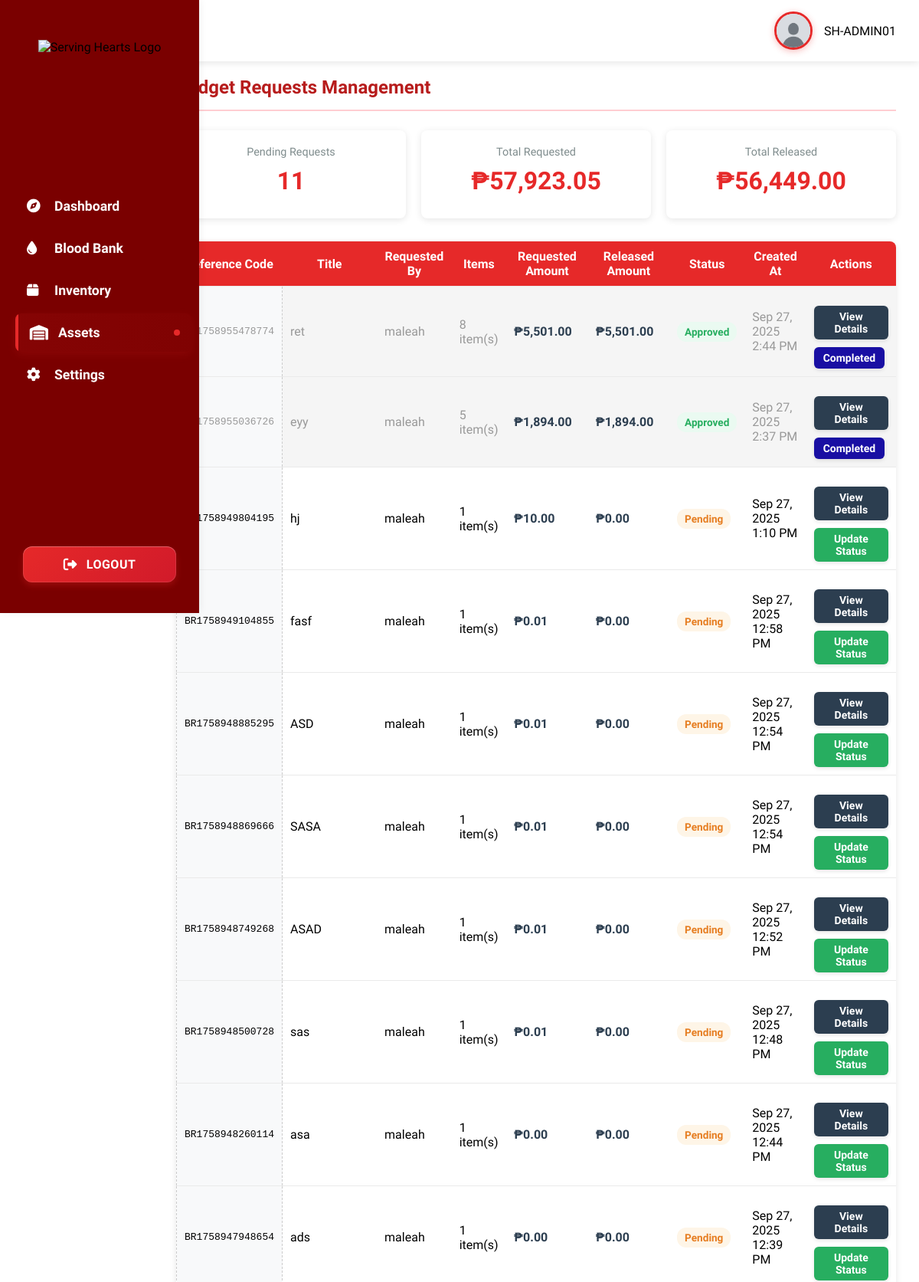
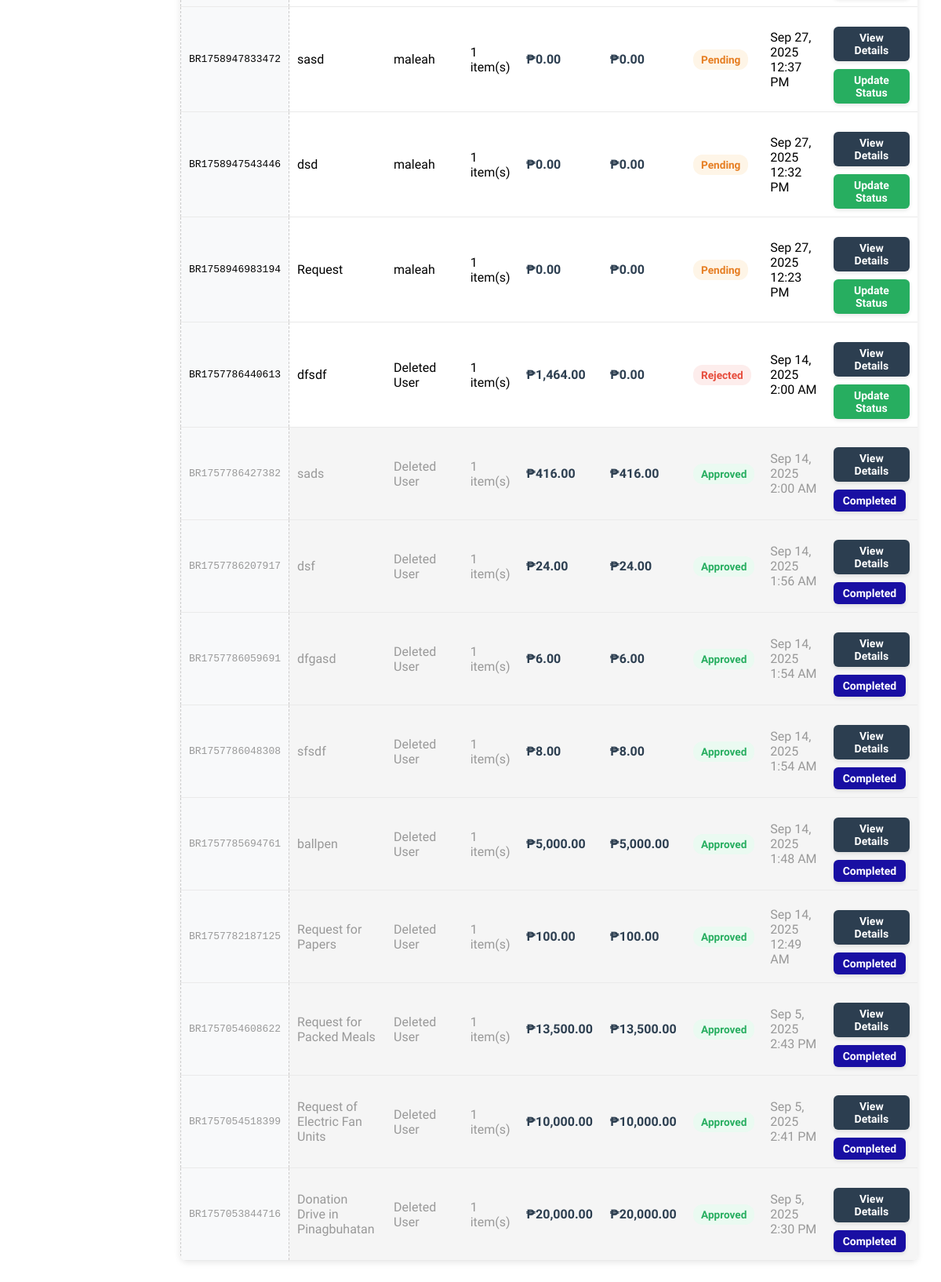
The app's page /ADMIN/ASSETS/index.php (signed in) with its own data (2 pictures, top to bottom).
### tables this page shows
CREATE TABLE `users` (
  `id` int(11) NOT NULL AUTO_INCREMENT,
  `username` varchar(50) NOT NULL,
  `email` varchar(255) DEFAULT NULL,
  `phone_number` varchar(20) DEFAULT NULL,
  `messenger` varchar(100) DEFAULT NULL,
  `password` varchar(255) NOT NULL,
  `role` enum('admin','user') DEFAULT 'admin',
  `created_at` timestamp NOT NULL DEFAULT current_timestamp(),
  PRIMARY KEY (`id`),
  UNIQUE KEY `username` (`username`)
);

CREATE TABLE `budget_requests` (
  `request_id` int(11) NOT NULL AUTO_INCREMENT,
  `user_id` int(11) NOT NULL,
  `title` varchar(255) NOT NULL,
  `description` text DEFAULT NULL,
  `amount` decimal(12,2) NOT NULL,
  `status` enum('pending','approved','rejected','cancelled') DEFAULT 'pending',
  `approved_by` int(11) DEFAULT NULL,
  `approval_date` datetime DEFAULT NULL,
  `reference_code` varchar(50) DEFAULT NULL,
  `created_at` datetime DEFAULT current_timestamp(),
  `updated_at` datetime DEFAULT current_timestamp() ON UPDATE current_timestamp(),
  `remarks` varchar(255) NOT NULL,
  PRIMARY KEY (`request_id`),
  UNIQUE KEY `reference_code` (`reference_code`),
  KEY `user_id` (`user_id`),
  KEY `approved_by` (`approved_by`)
);

### ADMIN/ASSETS/index.php (the view, shortened to what this page needs)
<?php
function e($value) {
    return htmlspecialchars($value ?? '', ENT_QUOTES, 'UTF-8');
}
include('../testsidebar.php');
include('../../config/db.php');
$requests = [];
$stmt = $conn->prepare("
    SELECT br.*, u.username, u.email,
           (SELECT COUNT(*)
            FROM budget_request_items bri
            WHERE bri.request_id = br.request_id) as item_count,
           (SELECT released_amount
            FROM budget_transactions bt
            WHERE bt.request_id = br.request_id
            LIMIT 1) as released_amount
    FROM budget_requests br
    LEFT JOIN users u ON br.user_id = u.id
    ORDER BY br.created_at DESC
");
if ($stmt) {
    $stmt->execute();
    $result = $stmt->get_result();
    while ($request = $result->fetch_assoc()) {
        $itemStmt = $conn->prepare("
            SELECT *
            FROM budget_request_items
            WHERE request_id = ?
        ");
        if ($itemStmt) {
            $itemStmt->bind_param("i", $request['request_id']);
            $itemStmt->execute();
            $itemResult = $itemStmt->get_result();
            $request['items'] = $itemResult->fetch_all(MYSQLI_ASSOC);
        }
        $transactionStmt = $conn->prepare("
            SELECT *
            FROM budget_transactions
            WHERE request_id = ?
        ");
        if ($transactionStmt) {
            $transactionStmt->bind_param("i", $request['request_id']);
            $transactionStmt->execute();
            $transactionResult = $transactionStmt->get_result();
            $request['transaction'] = $transactionResult->fetch_assoc();
        }
        $requests[] = $request;
    }
}
?>
<!DOCTYPE html>
<html lang="en">
<head>
</head>
<body>
    <div class="main-content">
        <div class="page-header">
            <h2 class="page-title">Budget Requests Management</h2>
        </div>
        <div class="stats-container">
            <?php
            $pending_count = 0;
            $total_amount = 0;
            $released_amount = 0;
            foreach ($requests as $req) {
                if ($req['status'] === 'pending') $pending_count++;
                $total_amount += $req['amount'] ?? 0;
                $released_amount += $req['released_amount'] ?? 0;
            }
            ?>
            <div class="stat-card">
                <div class="stat-label">Pending Requests</div>
                <div class="stat-number"><?= $pending_count ?></div>
            </div>
            <div class="stat-card">
                <div class="stat-label">Total Requested</div>
                <div class="stat-number">₱<?= number_format($total_amount, 2) ?></div>
            </div>
            <div class="stat-card">
                <div class="stat-label">Total Released</div>
                <div class="stat-number">₱<?= number_format($released_amount, 2) ?></div>
            </div>
        </div>
        <table class="requests-table">
            <thead>
                <tr>
                    <th>Reference Code</th>
                    <th>Title</th>
                    <th>Requested By</th>
                    <th>Items</th>
                    <th>Requested Amount</th>
                    <th>Released Amount</th>
                    <th>Status</th>
                    <th>Created At</th>
                    <th>Actions</th>
                </tr>
            </thead>
            <tbody>
                <?php if (!empty($requests)): ?>
                    <?php foreach ($requests as $req): ?>
                        <tr class="<?= $req['status'] === 'approved' ? 'approved-row' : '' ?>">
                            <td class="reference-code"><?= e($req['reference_code'] ?? 'N/A') ?></td>
                            <td><?= e($req['title']) ?></td>
                            <td><?= e($req['full_name'] ?? $req['username'] ?? 'Deleted User') ?></td>
                            <td><?= $req['item_count'] ?> item(s)</td>
                            <td class="amount-cell">₱<?= number_format($req['amount'] ?? 0, 2) ?></td>
                            <td class="amount-cell">₱<?= number_format($req['released_amount'] ?? 0, 2) ?></td>
                            <td><span class="status-<?= $req['status'] ?>"><?= ucfirst($req['status']) ?></span></td>
                            <td><?= date('M j, Y g:i A', strtotime($req['created_at'])) ?></td>
                            <td>
                                <div class="action-buttons">
                                    <button class="btn btn-info btn-sm" onclick="openDetailsModal(<?= $req['request_id'] ?>)">View Details</button>
                                    <?php if ($req['status'] !== 'approved'): ?>
                                        <button class="btn btn-success btn-sm" onclick="openStatusModal(<?= $req['request_id'] ?>, '<?= $req['status'] ?>', <?= $req['amount'] ?? 0 ?>)">Update Status</button>
                                    <?php else: ?>
                                        <button class="btn btn-disabled btn-sm" disabled>Completed</button>
                                    <?php endif; ?>
                                </div>
                            </td>
                        </tr>
                    <?php endforeach; ?>
                <?php else: ?>
                    <tr>
                        <td colspan="9" class="no-requests">No budget requests found.</td>
                    </tr>
                <?php endif; ?>
            </tbody>
        </table>
    </div>
</body>
</body>
</html>

### ADMIN/testsidebar.php (shortened to what this page needs)
<?php
require_once __DIR__ . "/../config/db.php";
$user_id = $_SESSION['user_id'] ?? null;
$username = "Guest";
$avatar = BASE_URL . "/files/default-avatar.jpg";
if ($user_id) {
    $sql = "SELECT username FROM users WHERE id = ?";
    $stmt = $conn->prepare($sql);
    $stmt->bind_param("i", $user_id);
    $stmt->execute();
    $result = $stmt->get_result();
    if ($row = $result->fetch_assoc()) {
        $username = htmlspecialchars($row['username']);
    }
}
$role = isset($_SESSION['role']) ? strtolower($_SESSION['role']) : 'user';
$currentPath = $_SERVER['REQUEST_URI'];
$activeItem = '';
if (strpos($currentPath, 'INVENTORY') !== false) {
    $activeItem = 'inventory';
} elseif (strpos($currentPath, 'THINGS') !== false) {
    $activeItem = 'things';
} elseif (strpos($currentPath, 'ASSETS') !== false) {
    $activeItem = 'assets';
} elseif (strpos($currentPath, 'SETTINGS') !== false) {
    $activeItem = 'settings';
} else {
    $activeItem = 'dashboard';
}
$basePath = ($role === 'admin') ? BASE_URL . "/ADMIN" : BASE_URL . "/USER";
?>
<!DOCTYPE html>
<html lang="en">
<head>
    <link rel="stylesheet" href="https://cdnjs.cloudflare.com/ajax/libs/font-awesome/6.4.2/css/all.min.css">
</head>
<body>
    <header class="header-container">
        <div class="header-title">
        </div>
        <div class="profile-dropdown">
            <img src="<?= $avatar ?>" alt="Profile Picture">
            <span><?= $username ?></span>
        </div>
    </header>
    <aside class="sidebar" id="sidebar">
        <div class="logo">
            <img src="/servinghearts/images/shlogo.png" alt="Serving Hearts Logo">
        </div>
        <nav class="main-nav">
            <ul>
                <li>
                    <a href="<?php echo $basePath; ?>/index.php" class="<?php echo $activeItem === 'dashboard' ? 'active' : ''; ?>">
                        <i class="fa-solid fa-compass"></i> Dashboard
                    </a>
                </li>
                <li>
                    <a href="<?php echo $basePath; ?>/INVENTORY/index.php" class="<?php echo $activeItem === 'inventory' ? 'active' : ''; ?>">
                        <i class="fa-solid fa-droplet"></i> Blood Bank
                    </a>
                </li>
                <li>
                    <a href="<?php echo $basePath; ?>/THINGS/index.php" class="<?php echo $activeItem === 'things' ? 'active' : ''; ?>">
                        <i class="fa-solid fa-box"></i> Inventory
                    </a>
                </li>
                <li>
                    <a href="<?php echo $basePath; ?>/ASSETS/index.php" class="<?php echo $activeItem === 'assets' ? 'active' : ''; ?>">
                        <i class="fa-solid fa-warehouse"></i> Assets
                    </a>
                </li>
                <li>
                    <a href="<?php echo $basePath; ?>/SETTINGS/index.php" class="<?php echo $activeItem === 'settings' ? 'active' : ''; ?>">
                        <i class="fas fa-cog"></i> Settings
                    </a>
                </li>
            </ul>
            <div class="logout-container">
                <button class="logout-btn" id="logoutBtn">
                    <i class="fas fa-sign-out-alt"></i> Logout
                </button>
            </div>
        </nav>
    </aside>
</body>
</html>

### ADMIN/testsidebar.php (style rules this page uses)
* { margin: 0; padding: 0; box-sizing: border-box; font-family: "Nunito Sans", sans-serif; }
body { display: flex; background-color: #f8f9fa; margin: 0; padding-top: 80px; padding-left: 280px; min-height: 100vh; }
.header-container { width: 100%; background-color: #fff; color: black; position: fixed; top: 0; left: 0; z-index: 100; display: flex; justify-content: space-between; align-items: center; padding: 15px 30px; box-shadow: 0 2px 10px rgba(0, 0, 0, 0.1); height: 80px; }
.header-title { font-size: 1.5rem; font-weight: 700; color: #333; display: flex; align-items: center; gap: 10px; }
.profile-dropdown { display: flex; align-items: center; gap: 15px; cursor: pointer; position: relative; }
.profile-dropdown img { width: 50px; height: 50px; border-radius: 50%; object-fit: cover; border: 3px solid #e62929; box-shadow: 0 2px 8px rgba(230, 41, 41, 0.3); transition: all 0.3s ease; }
.sidebar { width: 260px; background: #7a0000ff; position: fixed; top: 0; left: 0; height: 100vh; padding: 20px 0; transition: all 0.3s ease; display: flex; flex-direction: column; align-items: center; z-index: 1000; overflow-y: auto; padding-top: 90px; box-shadow: 2px 0 10px rgba(0, 0, 0, 0.05); }
.logo { padding: 2rem; margin-bottom: 20px; margin-top: -70px; display: flex; justify-content: center; }
.logo img { height: 140px; width: auto; transition: transform 0.3s ease; }
.main-nav { width: 100%; flex-grow: 1; display: flex; flex-direction: column; }
.main-nav ul { list-style: none; display: flex; flex-direction: column; gap: 5px; padding: 0 15px; align-items: center; }
.main-nav li { width: 100%; display: flex; justify-content: center; }
.main-nav a { text-decoration: none; color: #fff; font-weight: 600; font-size: 1.1rem; position: relative; padding: 15px 20px; transition: all 0.3s ease; display: flex; align-items: center; width: 100%; max-width: 240px; justify-content: flex-start; border-radius: 8px; overflow: hidden; }
.main-nav a i { width: 24px; margin-right: 12px; color: #fff; transition: all 0.3s ease; }
.main-nav a::before { content: ''; position: absolute; left: 0; top: 0; height: 100%; width: 4px; background-color: #e62929; opacity: 0; transition: opacity 0.3s ease; }
.main-nav a.active { color: #fff; background: linear-gradient(to right, rgba(230, 41, 41, 0.1), rgba(230, 41, 41, 0.05)); box-shadow: 0 4px 12px rgba(230, 41, 41, 0.15); transform: translateX(5px); }
.main-nav a.active i { color: #fff; transform: scale(1.1); }
.main-nav a.active::before { opacity: 1; }
.main-nav a.active::after { content: ''; position: absolute; right: 15px; width: 8px; height: 8px; border-radius: 50%; background-color: #e62929; animation: pulse 1.5s infinite; }
.logout-container { margin-top: auto; padding: 20px; width: 100%; display: flex; justify-content: center; }
.logout-btn { background: linear-gradient(135deg, #e62929 0%, #d11a2a 100%); color: white; border: none; padding: 14px 24px; border-radius: 12px; font-weight: 600; font-size: 1rem; cursor: pointer; transition: all 0.3s cubic-bezier(0.25, 0.8, 0.25, 1); display: flex; align-items: center; justify-content: center; width: 100%; max-width: 200px; box-shadow: 0 4px 8px rgba(230, 41, 41, 0.3), 0 0 0 1px rgba(255, 255, 255, 0.1) inset, 0 1px 0 rgba(255, 255, 255, 0.2) inset; position: relative; overflow: hidden; letter-spacing: 0.5px; text-transform: uppercase; }
.logout-btn::before { content: ''; position: absolute; top: 0; left: -100%; width: 100%; height: 100%; background: linear-gradient(90deg, transparent, rgba(255, 255, 255, 0.2), transparent); transition: left 0.7s cubic-bezier(0.25, 0.8, 0.25, 1); }
.logout-btn i { margin-right: 12px; transition: transform 0.3s ease; font-size: 1.1rem; }
.logout-btn { animation: subtlePulse 3s infinite; }
.main-content { flex: 1; padding: 20px; margin-left: 0; }

### records on screen
users: username "SH-ADMIN01"
budget_requests: reference_code "BR1758955478774", title "ret", user.username "maleah", item_count "8", amount "5,501.00", released_amount "5,501.00", status "Approved", created_at "Sep 27, 2025 2:44 PM", shows "Completed"
budget_requests: reference_code "BR1758955036726", title "eyy", user.username "maleah", item_count "5", amount "1,894.00", released_amount "1,894.00", status "Approved", created_at "Sep 27, 2025 2:37 PM", shows "Completed"
budget_requests: reference_code "BR1758949804195", title "hj", user.username "maleah", item_count "1", amount "10.00", released_amount "0.00", status "Pending", created_at "Sep 27, 2025 1:10 PM"
budget_requests: reference_code "BR1758949104855", title "fasf", user.username "maleah", item_count "1", amount "0.01", released_amount "0.00", status "Pending", created_at "Sep 27, 2025 12:58 PM"
budget_requests: reference_code "BR1758948885295", title "ASD", user.username "maleah", item_count "1", amount "0.01", released_amount "0.00", status "Pending", created_at "Sep 27, 2025 12:54 PM"
budget_requests: reference_code "BR1758948869666", title "SASA", user.username "maleah", item_count "1", amount "0.01", released_amount "0.00", status "Pending", created_at "Sep 27, 2025 12:54 PM"
budget_requests: reference_code "BR1758948749268", title "ASAD", user.username "maleah", item_count "1", amount "0.01", released_amount "0.00", status "Pending", created_at "Sep 27, 2025 12:52 PM"
budget_requests: reference_code "BR1758948500728", title "sas", user.username "maleah", item_count "1", amount "0.01", released_amount "0.00", status "Pending", created_at "Sep 27, 2025 12:48 PM"
budget_requests: reference_code "BR1758948260114", title "asa", user.username "maleah", item_count "1", amount "0.00", released_amount "0.00", status "Pending", created_at "Sep 27, 2025 12:44 PM"
budget_requests: reference_code "BR1758947948654", title "ads", user.username "maleah", item_count "1", amount "0.00", released_amount "0.00", status "Pending", created_at "Sep 27, 2025 12:39 PM"
budget_requests: reference_code "BR1758947833472", title "sasd", user.username "maleah", item_count "1", amount "0.00", released_amount "0.00", status "Pending", created_at "Sep 27, 2025 12:37 PM"
budget_requests: reference_code "BR1758947543446", title "dsd", user.username "maleah", item_count "1", amount "0.00", released_amount "0.00", status "Pending", created_at "Sep 27, 2025 12:32 PM"
budget_requests: reference_code "BR1758946983194", title "Request", user.username "maleah", item_count "1", amount "0.00", released_amount "0.00", status "Pending", created_at "Sep 27, 2025 12:23 PM"
budget_requests: reference_code "BR1757786440613", title "dfsdf", full_name "Deleted User", item_count "1", amount "1,464.00", released_amount "0.00", status "Rejected", created_at "Sep 14, 2025 2:00 AM"
budget_requests: reference_code "BR1757786427382", title "sads", full_name "Deleted User", item_count "1", amount "416.00", released_amount "416.00", status "Approved", created_at "Sep 14, 2025 2:00 AM", shows "Completed"
budget_requests: reference_code "BR1757786207917", title "dsf", full_name "Deleted User", item_count "1", amount "24.00", released_amount "24.00", status "Approved", created_at "Sep 14, 2025 1:56 AM", shows "Completed"
budget_requests: reference_code "BR1757786059691", title "dfgasd", full_name "Deleted User", item_count "1", amount "6.00", released_amount "6.00", status "Approved", created_at "Sep 14, 2025 1:54 AM", shows "Completed"
budget_requests: reference_code "BR1757786048308", title "sfsdf", full_name "Deleted User", item_count "1", amount "8.00", released_amount "8.00", status "Approved", created_at "Sep 14, 2025 1:54 AM", shows "Completed"
budget_requests: reference_code "BR1757785694761", title "ballpen", full_name "Deleted User", item_count "1", amount "5,000.00", released_amount "5,000.00", status "Approved", created_at "Sep 14, 2025 1:48 AM", shows "Completed"
budget_requests: reference_code "BR1757782187125", title "Request for Papers", full_name "Deleted User", item_count "1", amount "100.00", released_amount "100.00", status "Approved", created_at "Sep 14, 2025 12:49 AM", shows "Completed"
budget_requests: reference_code "BR1757054608622", title "Request for Packed Meals", full_name "Deleted User", item_count "1", amount "13,500.00", released_amount "13,500.00", status "Approved", created_at "Sep 5, 2025 2:43 PM", shows "Completed"
budget_requests: reference_code "BR1757054518399", title "Request of Electric Fan Units", full_name "Deleted User", item_count "1", amount "10,000.00", released_amount "10,000.00", status "Approved", created_at "Sep 5, 2025 2:41 PM", shows "Completed"
budget_requests: reference_code "BR1757053844716", title "Donation Drive in Pinagbuhatan", full_name "Deleted User", item_count "1", amount "20,000.00", released_amount "20,000.00", status "Approved", created_at "Sep 5, 2025 2:30 PM", shows "Completed"

### other values on screen
$pending_count "11"
$total_amount "57,923.05"
$released_amount "56,449.00"
